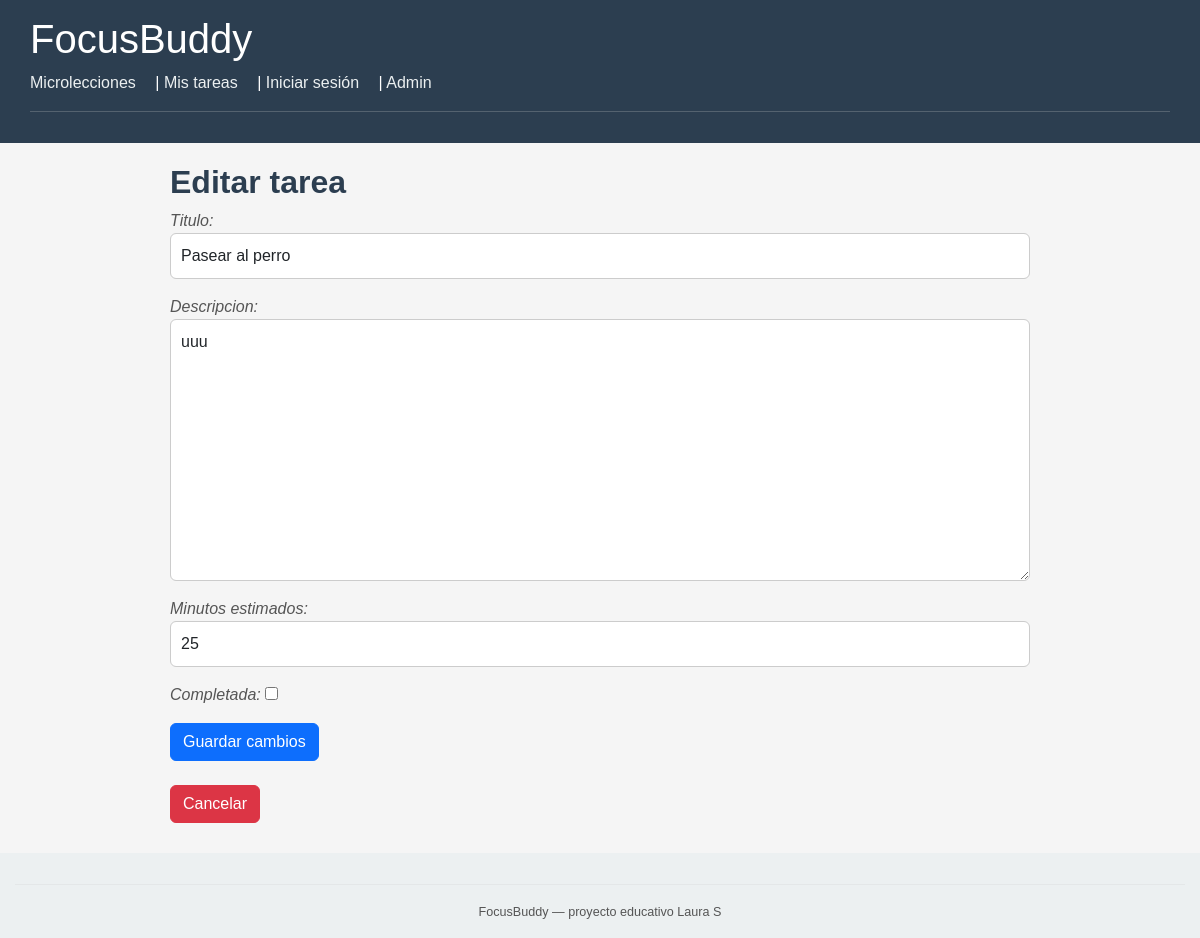
Screenshot of /tareas/29/editar/ with the database file from the repository.
### core/models.py (models this page shows, shortened)
class Tarea(models.Model):
    usuario = models.ForeignKey(
        Usuario,
        on_delete=models.CASCADE,
        related_name='tareas',
        null=True,
        blank=True
    )
    titulo = models.CharField(max_length=200)
    descripcion = models.TextField(blank=True)
    minutos_estimados = models.PositiveIntegerField(default=25)
    completada = models.BooleanField(default=False)
    creada_en = models.DateTimeField(auto_now_add=True)

### core/views.py (the view)
# urls.py: path('tareas/<int:tarea_id>/editar/', views.editar_tarea, name='editar_tarea'),
def editar_tarea(request, tarea_id):
    tarea = get_object_or_404(Tarea, pk=tarea_id)
    if request.method == 'POST':
        form = TareaForm(request.POST, instance=tarea)
        if form.is_valid():
            form.save()  # SQLite
            db = get_mongo_db()
            if db is not None:
                try:
                    db["tareas"].update_one(
                        {"_id_sqlite": tarea.id},
                        {"$set": {
                            "titulo": tarea.titulo,
                            "descripcion": tarea.descripcion,
                            "minutos_estimados": tarea.minutos_estimados,
                            "completada": tarea.completada,
                        }}
                    )
                except Exception as e:
                    print("Error actualizando tarea en Mongo:", e)
            return redirect('core:detalle_tarea', tarea_id=tarea.id)
    else:
        form = TareaForm(instance=tarea)
    return render(request, 'core/editar_tarea.html', {'form': form, 'tarea': tarea})

### core/forms.py
class TareaForm(forms.ModelForm):
    class Meta:
        model = Tarea
        fields = ['titulo', 'descripcion', 'minutos_estimados', 'completada']
        widgets = {
            'titulo': forms.TextInput(attrs={'class': 'form-control'}),
            'descripcion': forms.Textarea(attrs={'class': 'form-control'}),
            'minutos_estimados': forms.NumberInput(attrs={'class': 'form-control'}),
            'completada': forms.CheckboxInput(attrs={'class': ''}),
        }

### core/templates/core/editar_tarea.html (shortened to what this page needs)
{% extends "core/base.html" %}
{% block content %}
<h2>Editar tarea</h2>
<form method="POST">
  {{ form.as_p }}
  <button type="submit" class="btn btn-primary">Guardar cambios</button>
</form>
<br>
<a href="{% url 'core:detalle_tarea' tarea.id %}" class="btn btn-danger">Cancelar</a>
{% endblock %}

### core/static/core/style.css (style rules this page uses)
body { font-family: 'Arial', sans-serif; background-color: #f5f5f5; color: #333; margin: 0; padding: 0; }
h2, h3 { color: #2c3e50; font-weight: bold; }
p { font-style: italic; color: #555; }
.form-control { width: 100%; padding: 10px; border-radius: 6px; border: 1px solid #ccc; font-size: 1rem; }

### rows the page displays
Tarea: titulo "Pasear al perro", descripcion "uuu", minutos_estimados "25"
